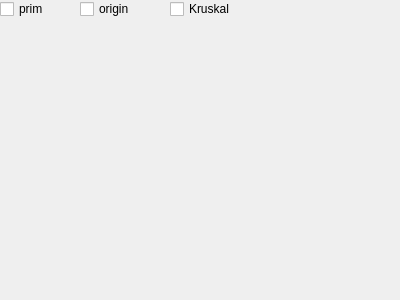
<?xml version="1.0" encoding="UTF-8"?>
<ui version="4.0">
 <class>Widget</class>
 <widget class="QWidget" name="Widget">
  <property name="geometry">
   <rect>
    <x>0</x>
    <y>0</y>
    <width>400</width>
    <height>300</height>
   </rect>
  </property>
  <property name="windowTitle">
   <string>Widget</string>
  </property>
  <widget class="QCheckBox" name="prim">
   <property name="geometry">
    <rect>
     <x>0</x>
     <y>0</y>
     <width>73</width>
     <height>18</height>
    </rect>
   </property>
   <property name="text">
    <string>prim</string>
   </property>
  </widget>
  <widget class="QCheckBox" name="origin">
   <property name="geometry">
    <rect>
     <x>80</x>
     <y>0</y>
     <width>73</width>
     <height>18</height>
    </rect>
   </property>
   <property name="text">
    <string>origin</string>
   </property>
  </widget>
  <widget class="QCheckBox" name="kruskal">
   <property name="geometry">
    <rect>
     <x>170</x>
     <y>0</y>
     <width>73</width>
     <height>18</height>
    </rect>
   </property>
   <property name="text">
    <string>Kruskal</string>
   </property>
  </widget>
 </widget>
 <layoutdefault spacing="6" margin="11"/>
 <resources/>
 <connections/>
</ui>
